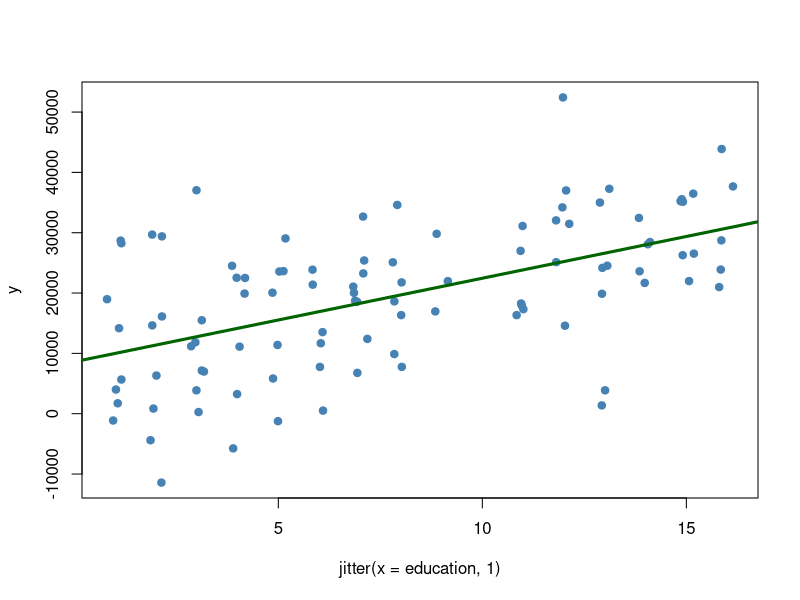
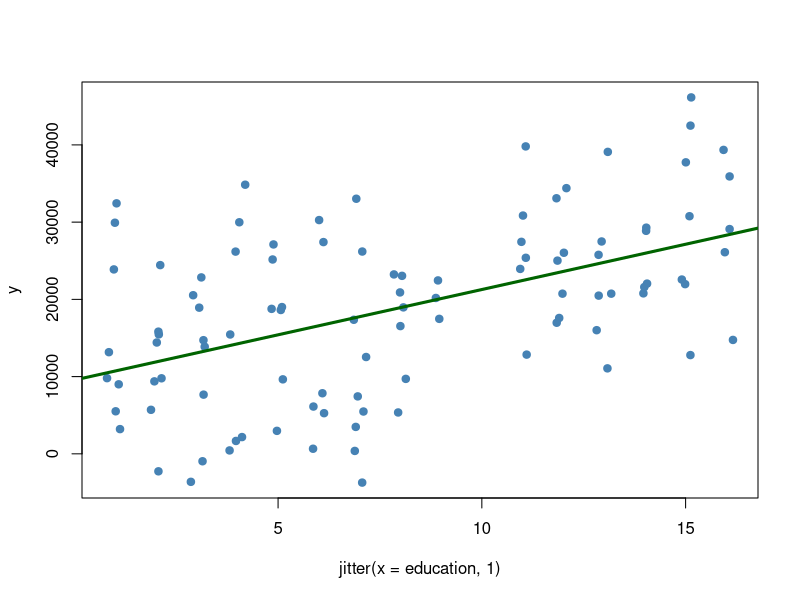
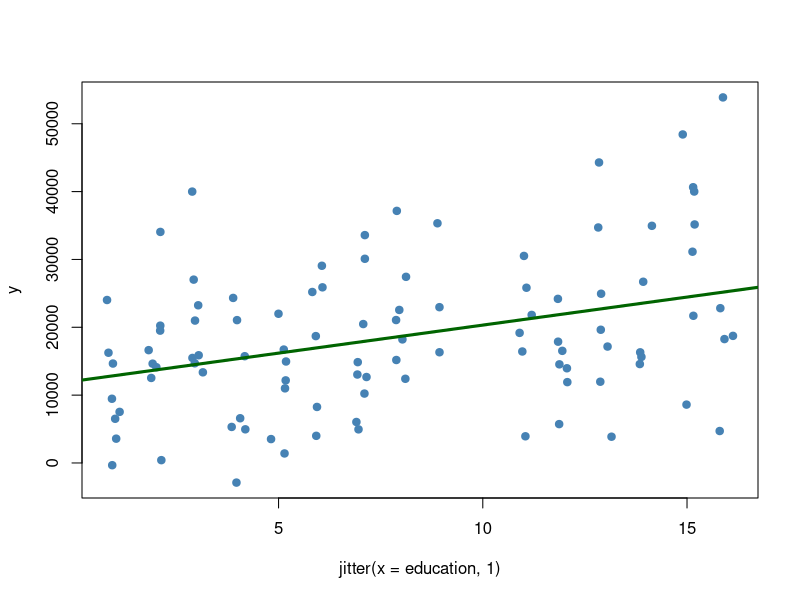
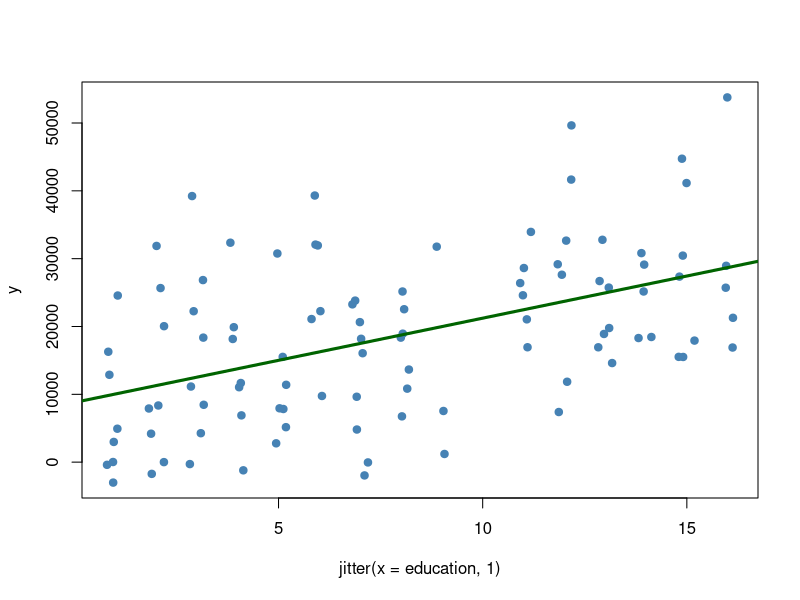
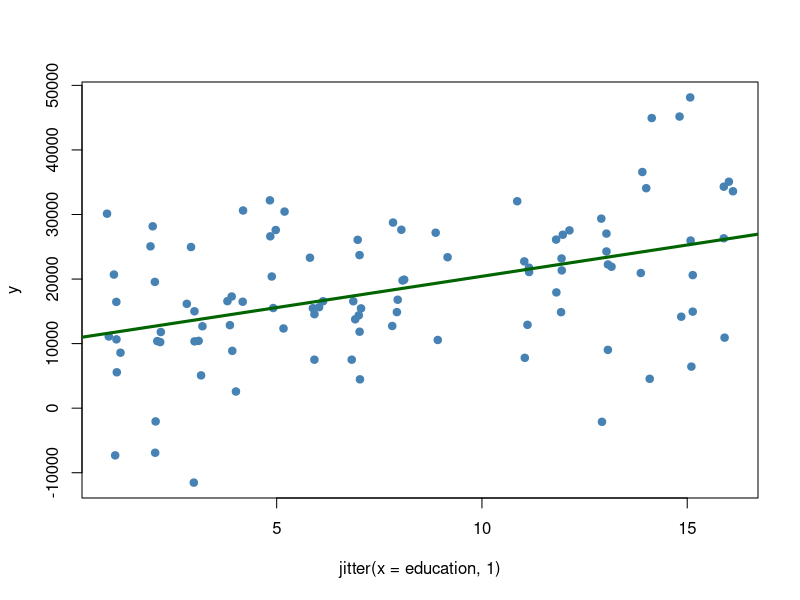
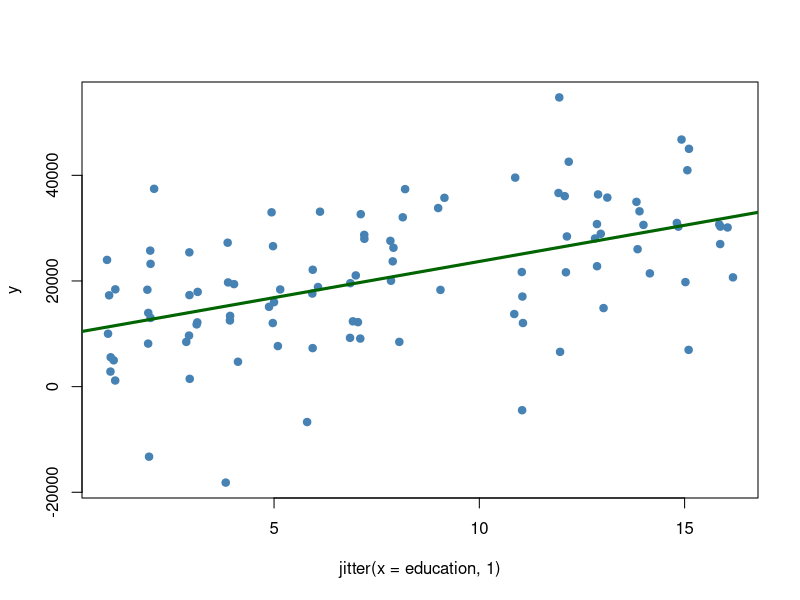
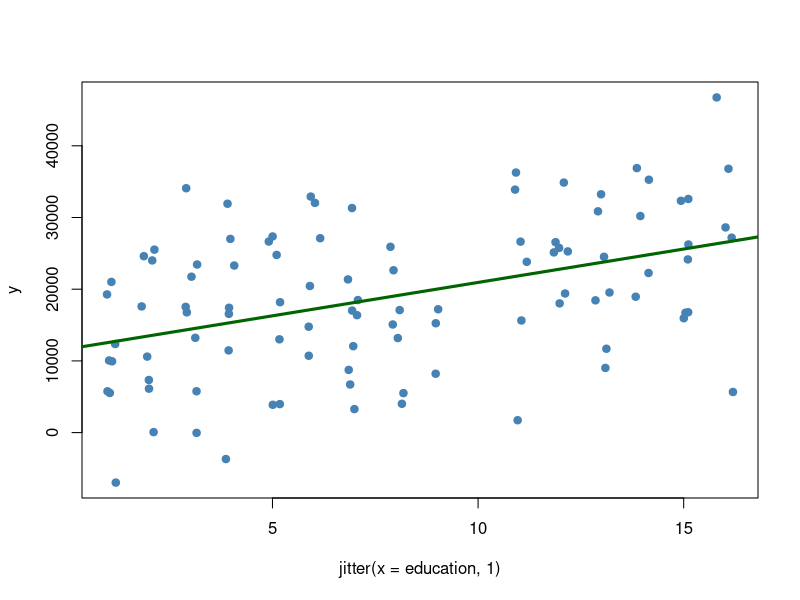
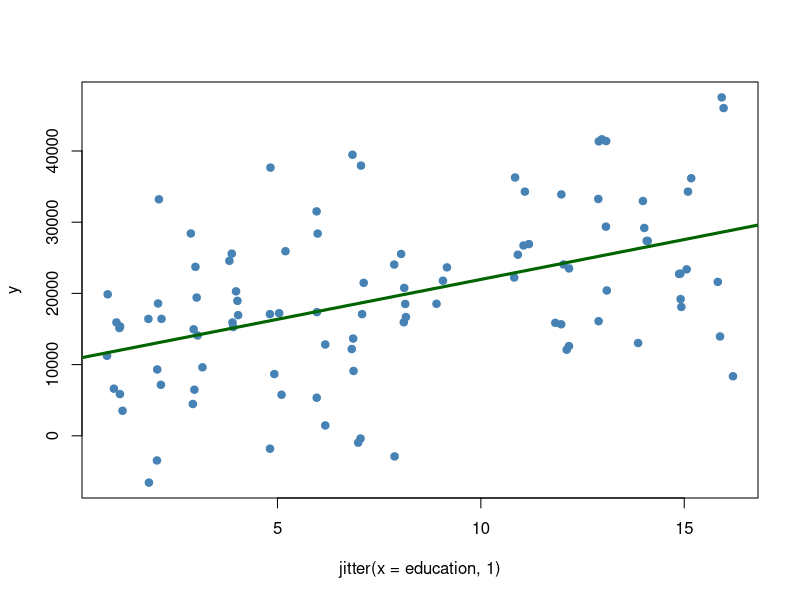

Reproduce these figures in R, in order.
# From Chapter 3 Exercise 2 in Real Econometrics by Michael Bailery, first edition
# recreation of regression simulation
# of salary regressed on education level in years

# additional info on set-up:
# Setting Simulation and model parameters
# The true model will be:
# Salary = 12000 + 1000x + err
# with years of education = 0, expect salary of 12k
# each additional year of education increases salary by 1k
# so a undergraduate degree should give you a an
# additional 16k in salary
# remember, the error terms captures all of factors
# not included in the model that affect Salary
library(tidyverse)
library(ggthemes)

run_simulation <- function(obs_num, sim_num, std_err){
  # Set up model and simulation parameters:
  observations <- obs_num # observations in dataframe
  simulation_reps <- sim_num # number of times we run simulations
  true_beta_0 <- 12000
  true_beta_1 <- 1000
  err_std_deviation <- std_err
  # generating x values for the model
  education <- 1:16 %>% 
    sample(size=observations, replace = TRUE) # My preferred way of setting Education
  
  # this matrix will store the estimated coefficients
  # generated by each simulation
  coef_matrix <- matrix(data = NA,nrow = simulation_reps,ncol = 2)
  # begin simulation
  for (i in 1:simulation_reps){
    # generating y values with our model
    # our model has the true value, but
    # there is still inherent randomness to data generation aka 'noise'
    # this is captured in the error term
    # we'll mode this by setting the error to be the standard deviation of the error * rnorm(n=observations)
    # creating our vector our salary variable(denoted as y)
    # our eplison vector composed of the passed in value times a value from the standard normal distribution
    y <- true_beta_0 + true_beta_1*education + (err_std_deviation*rnorm(n = observations))
    
    # creating an ols model from our x and y vector:
    ols_results <- lm(y ~ education)
    # put coefficients, b_0 and b_1 in ith row of matrix
    coef_matrix[i,] <- coefficients(ols_results)
    
    # scatterplot of x and y with line of best fit from ols results
    plot(jitter(x = education,1), y = y,pch = 19, col= 'steelblue')
    # plot(x = education, y = y,pch = 19, col= 'steelblue')
    abline(ols_results,lwd = 3, col= "darkgreen")
    Sys.sleep(0.075)
  }
  # running summary statistics on estimated beta in coef_matrix
  beta_0_stats <- c(mean(coef_matrix[,1]), min(coef_matrix[,1]), max(coef_matrix[,1]))  
  # Average, min and max of beta_0 estimates
  print(paste0("basic stats on beta_0_hat: mean, min, max ", beta_0_stats))
  
  beta_1_stats <- c(mean(coef_matrix[,2]), min(coef_matrix[,2]), max(coef_matrix[,2]))  
  # Average, min and max of beta_1 estimates
  print(paste0("basic stats on beta_1_hat: mean, min, max ", beta_1_stats))
  
  # consider a println after colon :
  beta_hat_tibble <- tibble(beta_hat_0 = beta_0_stats, beta_hat_1 = beta_1_stats)
  
  beta_hat_tibble
  
  # Kernel Density Plot
  plot(density(coef_matrix[,2]), main = 'Kernel Density Estimate')
}

run_simulation(obs_num = 100, sim_num = 50, std_err = 10000)



# a) Explain why the means of the estimated coeff across
# the multiple simulations are what they are.
# *best to answer this after running
# b-g

# basically, the difference in means of the beta coefficients
# across the different simulations is dependent on
# 1) the sample size of the dataset(larger set = more accurate results)
# a lot to do with the central limit theorem and its relation to the
# distribution of estimated coefficients
# 2) the value of the standard deviation
# a smaller std, and we have less 'noise' in the simulation,
# also aiding in more accurate results
# 3) (maybe???) the ratio between number of observations and number of repettions
# average values seem less accurate when the number repettions in the simulation
# is far greater than the size of the dataset



# b) What are the min and max values of the estimated coefficients 
# on education?
# Are these values inconsistent with our statement that
# OLS estimates are unbiased
# note for an unbiased estimated Ex(est_beta_i) = beta_i

# answer: min coeffcient on beta_hat_1: 650.2779
# max coeffcient on beta_hat_1: 1507.676
# from our simmulation resutls, we can conclude that
# at a minimum, our regression will estimate that
# a 1 yr increase in education is correlated with an
# additional 650.3 dollar in yearly salary,
# our max is that a 1 yr increase gets a 1507.7 dollars increase in yearly salary

# we know that our beta_hat_1 is unbiased if the 
# average beta_hat_1 of the distribution is close
# to the true value,
# in the distribution, it is still possible to get
# a value that is magnitudes off from the true value(extreme max or min),
# so seeing these values doesn't necessarily tell us
# our beta_1 estimate is biased.
# looking at the mean beta_hat_1 of 998.1 dollars,
# this is really close to the true value of 1000,
# so our beta_hat_1 is an unbiased estimator

# c) Rerun sim with a large sample size,
# specifically, set the sample size to 1000
# compare mean, max, min of estimated coefficients on education
# to the above
run_simulation(obs_num = 1000, sim_num = 50, std_err = 10000)

# answer: 
# mean beta_hat_1: 997.67
# max beta_hat_1: 824.65
# min beta_hat_1: 1149.10

# Notice that with a large sample size(data set contains 1000 observations compared to 100),
# the distribution of the beta_hat_1 becomes more narrow,
# the min and max values are closer to the mean
# and as this mean beta_hat_1 is still very close to
# the true value of the coefficient on education,
# consequently, the min and max values are closer to the true value

# d) Rerun sim with a smaller sample size,
# specifically, set sample size to 20.
# compare mean, min , and max to original results from b)
run_simulation(obs_num = 20,sim_num = 50,std_err = 10000)

# answer: now we can see the limitations of a small sample size,
# the distribution of the estimate beta_1 is much wider now,
# the min and max values are nowhere near the true value of the coefficient on education
# on the min end, we are evening seeing a negative correlation
# between education years and salary
# now our beta_1_hat mean is greater than the true value
# ,about 26 dollars larger, while not extremely close
# like in the above results, it's still not a terrible estimate
# so I think we can conclude that our estimated beta_1 is still
# not a biased estimator, since the avg value is pretty close
# even though the extreme values are now nowhere near close

# e) Reset sample size to 100, but decrease value on std. deviation
# specifically, set the stddev to be 500
# compare again, to original results from b)

run_simulation(obs_num = 100, sim_num = 50,std_err = 500)

# answer: two things are immediately noticeable,
# with a small std_err, there is less noise, so the
# scatterplot depiction is almost a perfect linear relationship
# the beta_hat_1 distribution is the most narrow,
# perhaps we can conclude that a smaller std_err has
# a larger impact on the distribution of beta_hat_1
# over the obs_num size

# here, the min and max are much closer to the true value
# compared to when standard deviation was 10,000
# noticeably, the mean beta_hat_1 is still very close
# to the one where std. was 10,000

#f) keep sample size at 100, but rerun with a large std. deviation,
# specifically, set std. dev to 50,000
# compare results to original from b)

run_simulation(obs_num = 100,sim_num = 50,std_err = 50000)

# answer: this gave us the widest distribution for 
# our beta_1 estimate, the max and min are now extreme values
# not close to the true value.

# similar to how a small sample size over estimated
# the value of the coefficient on education, so too did
# this model where the std deviation is very large
# to me, this may show us that a smaller sample size is 
# going to start producing estimates further away from the
# true value "quicker" than an increase in standard error
# we (probably) wouldn't expect to see such a massive standard error,
# it's a value close to most median incomes in the U.S.

# maybe this is important for research,
# focus more on collecting observations first than minimizing the
# effect of the standard deviation of the error term,
#  it takes a much larger value for the former(standard error) to start
# messing with the consistency of the estimates.

# g) Revert to original mode, but change reps to 500.
# Summarize results on education coefficient and compare to b)
# now also plot the distribution of the coefficients 
# using the kde plot

run_simulation(obs_num = 100, sim_num = 500, std_err = 10000)

# increasing the number of simulations actually 
# decreased the accuracy across all measurements: mean, min and max
# to be consistent estimators to the true values on the coefficients

# I think this has something to do with 
# the relationship between the sample size of the data
# and the simulation reps. 

# We have 5x as many reps compared to observations in the dataset.
#previously, for the original problem b),we had double the observations(100) of reps(50)

# so something about a wide magnitude between
# the two values creates some kind of 'skewedness' to the
# estimations of the coefficients?

# I might be reaching here.
